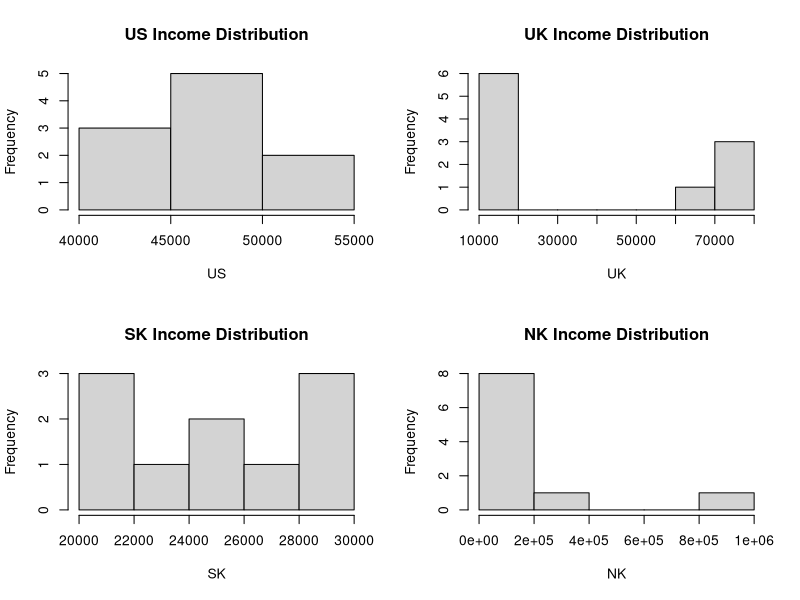
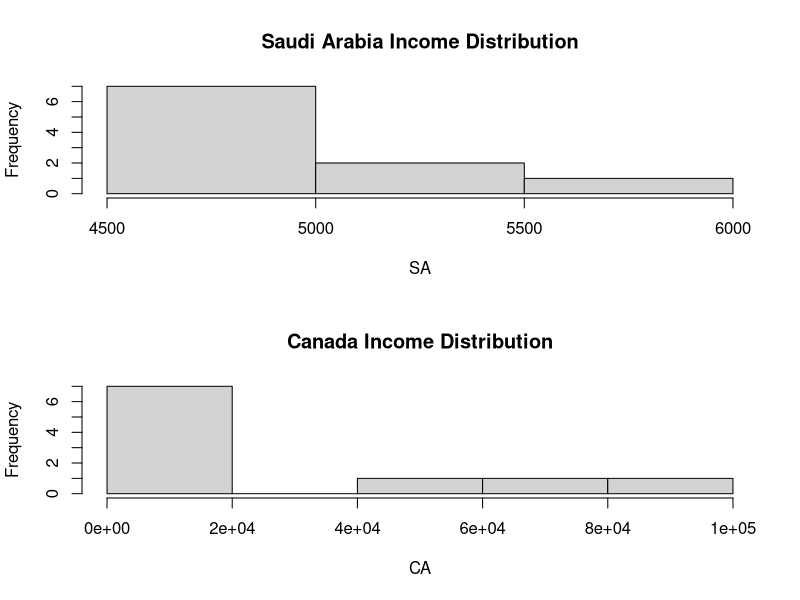
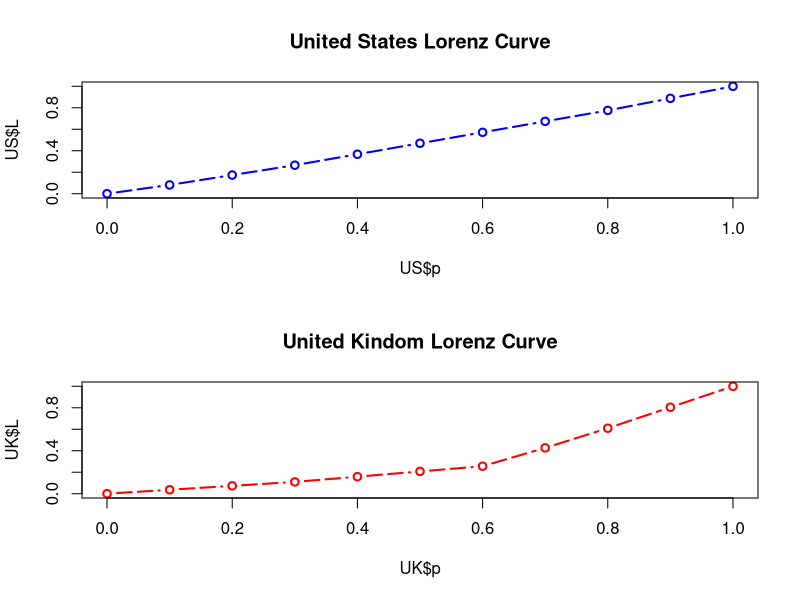
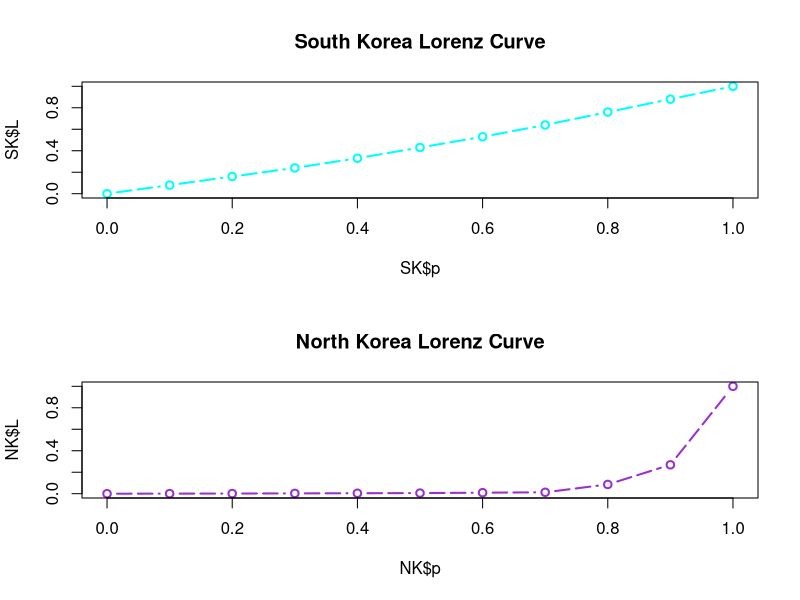
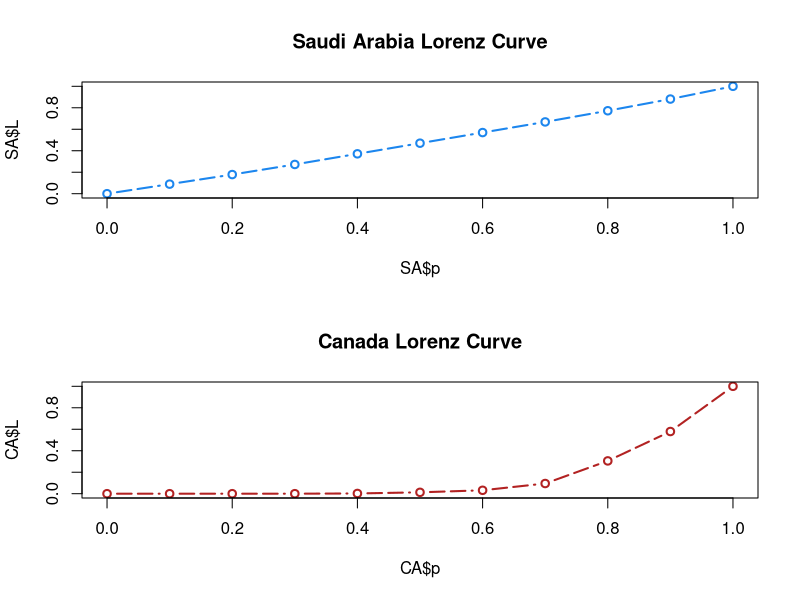
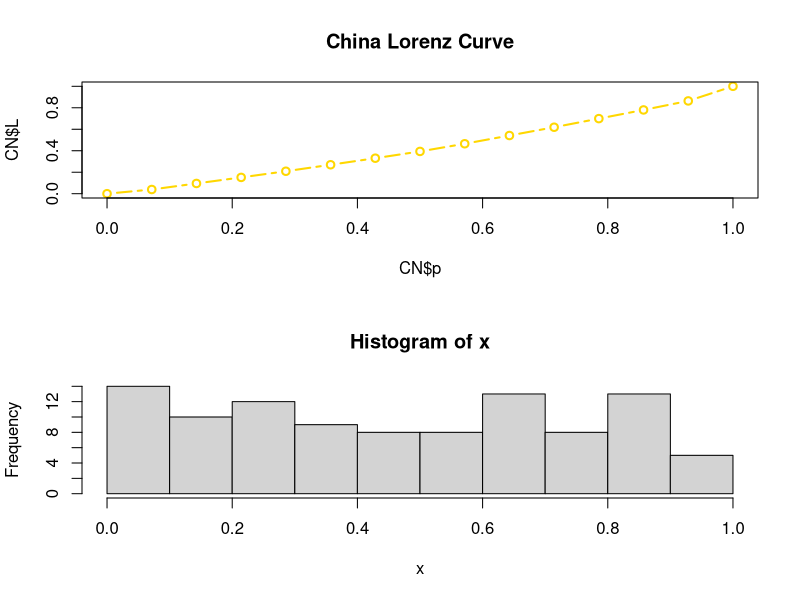
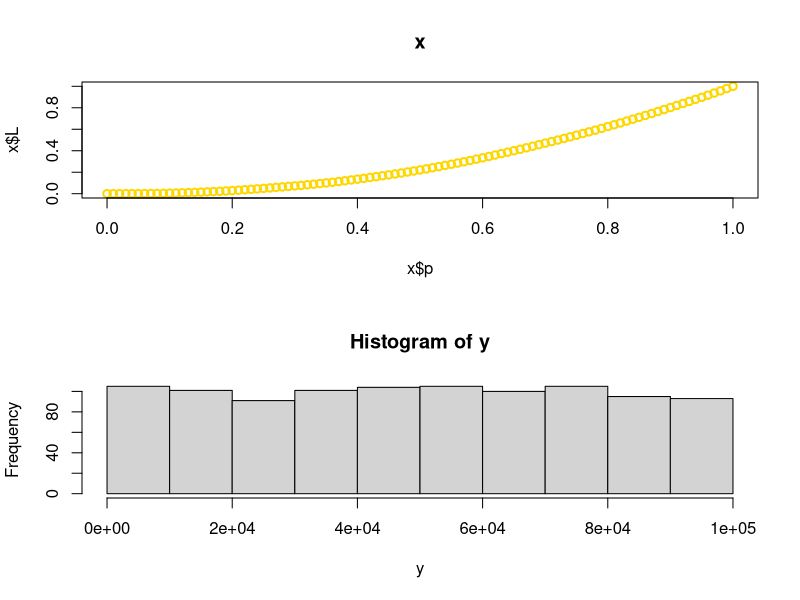
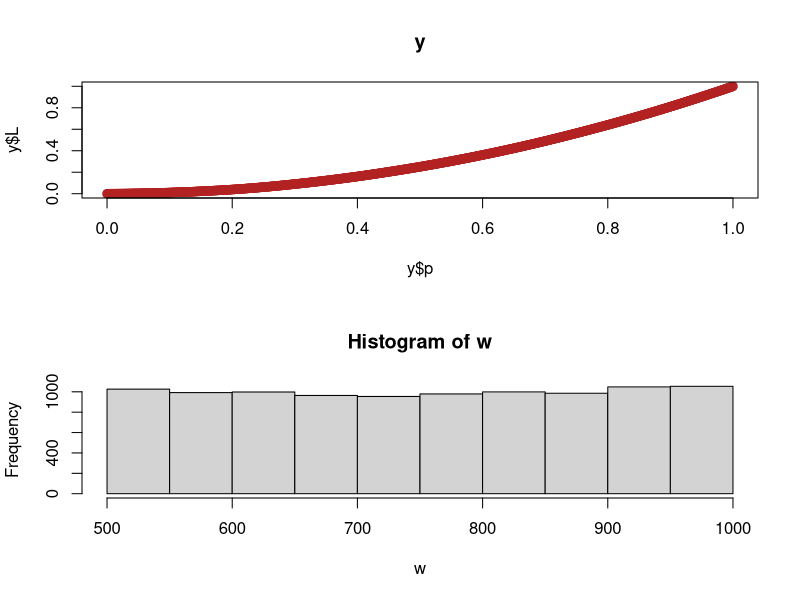

These figures' R source, in order: (Note: this script raises an error after producing the figures.)
##______________________Joshua Winter____________Statistical Computing Final________________Inequality Measures____________________________


####______________________________________________________________________________________________________________________________________
##_____________________________Initial Setup and Dataset Creation__________________________________________________________________________



## this is used to allow for the plotting of 4 charts at once

par(mfrow=c(2,2)) 


## small vectors of 10 randomly picked observations meant to represent incomes of individuals in different countries 

US<-c(50000, 50000, 50000, 50000, 50000, 45000, 45000, 40000, 55000, 55000)

UK<-c(70000, 80000, 75000, 20000, 20000, 20000, 80000, 15000, 15000, 15000)

SK<-c(20000, 20000, 25000, 20000, 25000, 30000, 30000, 30000, 27500, 22500)

NK<-c(1000000, 100000, 1000, 1000, 250000, 5000, 5000, 2000, 2000, 2000)

SA<-c(6000,5000,5000,5000,4750,4500,4500,5500,5250,5000)

CA<-c(1,10,30,2500,50000,4500,100000,15000,500,65000)

## historgrams of each country's incomes are used to show that the US and South Korea have relative equal distributions compared to North Korea and the UK

hist(US, main = "US Income Distribution")

hist(UK, main="UK Income Distribution")

hist(SK, main="SK Income Distribution")


hist(NK, main="NK Income Distribution")

layout(matrix(c(1,2),2,1))

hist(SA, main="Saudi Arabia Income Distribution")

hist(CA, main="Canada Income Distribution")


####_______________________________Atkinson_________________________________________________

## .5 is normally used as the default parameter for this function

Atkinson<-function (x, parameter = 0.5, na.rm = TRUE) 
  
{
  if (!na.rm && any(is.na(x))) 
    return(NA_real_)
  x <- as.numeric(na.omit(x))
  if (is.null(parameter)) 
    parameter <- 0.5
  if (parameter == 1) 
    A <- 1 - (exp(mean(log(x)))/mean(x))
  else {
    x <- (x/mean(x))^(1 - parameter)
    A <- 1 - mean(x)^(1/(1 - parameter))
  }
  A
}

Atkinson(US,parameter = .5, na.rm = TRUE)
Atkinson(UK,parameter = .5, na.rm = TRUE)
Atkinson(SK,parameter = .5, na.rm = TRUE)
Atkinson(NK,parameter = .5, na.rm = TRUE)
Atkinson(SA,parameter = .5, na.rm = TRUE)


####_____________________________Theil Index__________________________________________________

Theil<-function (x, parameter = 0, na.rm = TRUE) 
{
  if (!na.rm && any(is.na(x))) 
    return(NA_real_)
  x <- as.numeric(na.omit(x))
  if (is.null(parameter)) 
    parameter <- 0
  if (parameter == 0) {
    x <- x[!(x == 0)]
    Th <- x/mean(x)
    Th <- sum(x * log(Th))
    Th <- Th/sum(x)
  }
  else {
    Th <- exp(mean(log(x)))/mean(x)
    Th <- -log(Th)
  }
  Th
}

Theil(US)
Theil(UK)
Theil(SK)
Theil(NK)
Theil(SA)
Theil(CA)

####___________________________Gini Coefficient________________________________

Gini<-function (x, n = rep(1, length(x)), unbiased = TRUE, conf.level = NA, 
                R = 1000, type = "bca", na.rm = FALSE) 

  {
  x <- rep(x, n)
  if (na.rm) 
    x <- na.omit(x)
  if (any(is.na(x)) || any(x < 0)) 
    return(NA_real_)
  i.gini <- function(x, unbiased = TRUE) {
    n <- length(x)
    x <- sort(x)
    res <- 2 * sum(x * 1:n)/(n * sum(x)) - 1 - (1/n)
    if (unbiased) 
      res <- n/(n - 1) * res
    return(pmax(0, res))
  }
  if (is.na(conf.level)) {
    res <- i.gini(x, unbiased = unbiased)
  }
  else {
    boot.gini <- boot(x, function(x, d) i.gini(x[d], unbiased = unbiased), R = R)
    ci <- boot.ci(boot.gini, conf = conf.level, type = type)
    res <- c(gini = boot.gini$t0, lwr.ci = ci[[4]][4], upr.ci = ci[[4]][5])
  }
  return(res)
}

Gini(US,n=rep(1,length(US)),unbiased=TRUE,conf.level = NA,R=1000,type = "bca",na.rm = FALSE)
Gini(UK,n=rep(1,length(UK)),unbiased=TRUE,conf.level = NA,R=1000,type = "bca",na.rm = FALSE)
Gini(SK,n=rep(1,length(SK)),unbiased=TRUE,conf.level = NA,R=1000,type = "bca",na.rm = FALSE)
Gini(NK,n=rep(1,length(NK)),unbiased=TRUE,conf.level = NA,R=1000,type = "bca",na.rm = FALSE)
Gini(SA,n=rep(1,length(SA)),unbiased=TRUE,conf.level = NA,R=1000,type = "bca",na.rm = FALSE)
Gini(CA,n=rep(1,length(CA)),unbiased=TRUE,conf.level = NA,R=1000,type = "bca",na.rm = FALSE)


####___________________________________Lorenz Curve_________________________________________

Lc<-function (x, n = rep(1, length(x)), plot = FALSE) 
{
  ina <- !is.na(x)
  n <- n[ina]
  x <- as.numeric(x)[ina]
  k <- length(x)
  o <- order(x)
  x <- x[o]
  n <- n[o]
  x <- n * x
  p <- cumsum(n)/sum(n)
  L <- cumsum(x)/sum(x)
  p <- c(0, p)
  L <- c(0, L)
  L2 <- L * mean(x)/mean(n)
  Lc <- list(p, L, L2)
  names(Lc) <- c("p", "L", "L.general")
  class(Lc) <- "Lc"
  if (plot) 
    plot(Lc)
  Lc
}


## Creation of Lorenz Curves for Each Country

## United States

Lc(US)

US<-Lc(US, n = rep(1,length(US)), plot =F)

plot(US$p,US$L,
     col="blue",
     type="b",      # it should be "b"
     lty=5,
     lwd=2,
     main="United States Lorenz Curve"     
)

## United Kingdom

Lc(UK)

UK<-Lc(UK, n = rep(1,length(UK)), plot =F)

plot(UK$p,UK$L,
     col="red",
     type="b",     
     lty=5,
     lwd=2,
     main="United Kindom Lorenz Curve"     
)

## South Korea

Lc(SK)

SK<-Lc(SK, n = rep(1,length(SK)), plot =F)

plot(SK$p,SK$L,
     col="cyan",
     type="b",     
     lty=5,
     lwd=2,
     main="South Korea Lorenz Curve"     
)

## North Korea

Lc(NK)

NK<-Lc(NK, n = rep(1,length(NK)), plot =F)

plot(NK$p,NK$L,
     col="darkorchid",
     type="b",     
     lty=5,
     lwd=2,
     main="North Korea Lorenz Curve"     
)

## Saudi Arabia

Lc(SA)

SA<-Lc(SA, n = rep(1,length(SA)), plot =F)

plot(SA$p,SA$L,
     col="dodgerblue2",
     type="b",     
     lty=5,
     lwd=2,
     main="Saudi Arabia Lorenz Curve"     
)

## Canada

CA<-c(1,10,30,2500,50000,4500,100000,15000,500,65000)

Lc(CA)

CA<-Lc(CA, n = rep(1,length(CA)), plot =F)

plot(CA$p,CA$L,
     col="firebrick",
     type="b",     
     lty=5,
     lwd=2,
     main="Canada Lorenz Curve"     
)

## China

CN=c(26.1,16.1,15.5,15.4,14.8,14.7,13.7,12.1,11.7,11.6,11,10.8,10.8,7.5)

Lc(CN)

CN<-Lc(CN, n = rep(1,length(CN)), plot =F)

plot(CN$p,CN$L,
     col="gold",
     type="b",     
     lty=5,
     lwd=2,
     main="China Lorenz Curve"     
)


## __________________Additional Exercises/Material Expansion Using Random Number Generators


## Sample of 100

x<-runif(100, min=0, max=1)

hist(x)

Atkinson(x)

Theil(x)

Gini(x,n=rep(1,length(x)),unbiased=TRUE,conf.level = NA,R=1000,type = "bca",na.rm = FALSE)

Lc(x)

x<-Lc(x, n = rep(1,length(x)), plot =F)

plot(x$p,x$L,
     col="gold",
     type="b",     
     lty=5,
     lwd=2,
     main="x"     
)

## Sample of 10000

y<-runif(1000, min=1000, max=100000)

hist(y)

Atkinson(y)

Theil(y)

Gini(y,n=rep(1,length(y)),unbiased=TRUE,conf.level = NA,R=1000,type = "bca",na.rm = FALSE)

Lc(y)

y<-Lc(y, n = rep(1,length(y)), plot =F)

plot(y$p,y$L,
     col="firebrick",
     type="b",     
     lty=5,
     lwd=2,
     main="y"     
)

## Sample of 10000

w<-runif(10000, min=500, max=1000)

hist(w)

Atkinson(w)

Theil(w)

Gini(w,n=rep(1,length(w)),unbiased=TRUE,conf.level = NA,R=1000,type = "bca",na.rm = FALSE)

Lc(y)

w<-Lc(w, n = rep(1,length(w)), plot =F)

plot(w$p,w$L,
     col="red",
     type="b",     
     lty=5,
     lwd=2,
     main="y"     
)

## Sample of 1000000

z<-runif(1000000, min=0, max=1)

hist(z)

Atkinson(z)

Theil(z)

Gini(z,n=rep(1,length(z)),unbiased=TRUE,conf.level = NA,R=1000,type = "bca",na.rm = FALSE)

Lc(z)

z<-Lc(z, n = rep(1,length(z)), plot =F)

plot(z$p,z$L,
     col="blue",
     type="b",     
     lty=5,
     lwd=2,
     main="z"     
)


## You could also look at calculating equality measures for other sequences, distributions, etc. 
